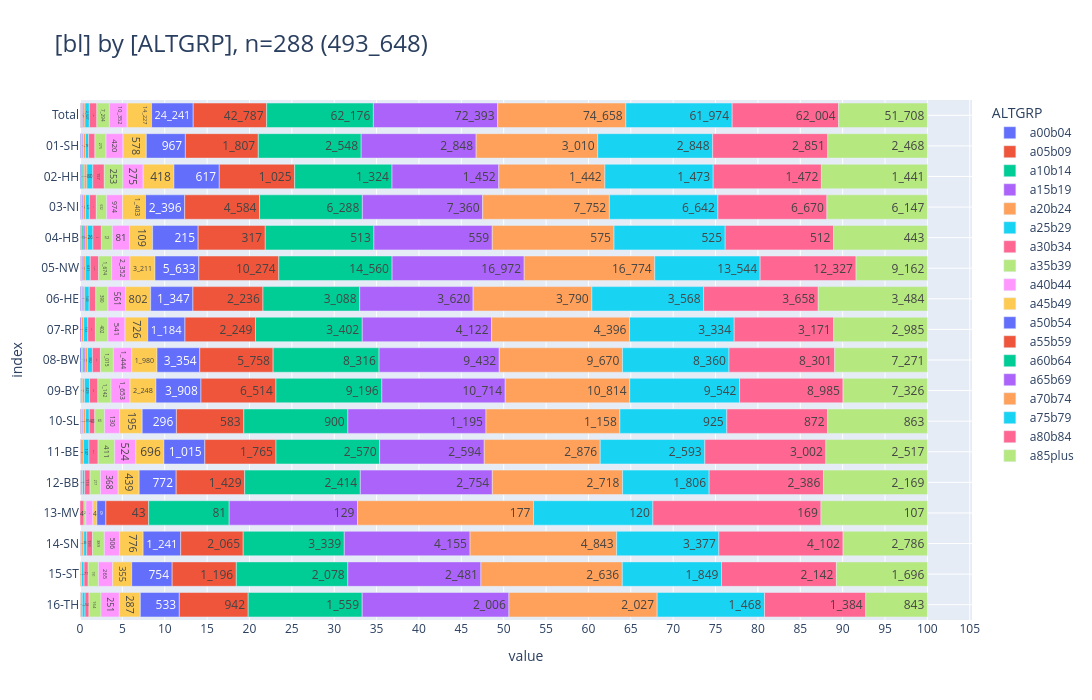

Source (notebook cell):
### Code cell
_alias='ALTGRP'
_df = (
    show_freqs(alias=_alias, incl_c44_and_d=False)
    .rename(columns={"kkr": "bl"})
    [["bl", "ALTGRP", "cnt"]]
)
_=pls.plot_stacked_bars(
    _df,
    orientation="h",
    normalize=False,
    relative=True,
    dropna=False,
    sort_values_index=False,
    show_total=True,
    height=700,
)

### Figure 1 — Plotly figure (JSON) as saved in the notebook; plotly's stock layout.template omitted (floating-point values rounded to 4 significant figures)
{"data": [{"hovertemplate": "col=a00b04<br>value=%{x}<br>index=%{y}<br>cnt_str=%{text}<extra></extra>", "legendgroup": "a00b04", "marker": {"color": "#636EFA", "pattern": {"shape": ""}}, "name": "a00b04", "orientation": "h", "showlegend": true, "text": ["393", "23", "14", "56", "3", "93", "30", "117", "41", "7", "4", "5"], "textposition": "auto", "type": "bar", "x": [393, 23, 14, 56, 3, 93, 30, 117, 41, 7, 4, 5], "xaxis": "x", "y": [" Total", "01-SH", "02-HH", "03-NI", "04-HB", "05-NW", "06-HE", "08-BW", "09-BY", "10-SL", "12-BB", "14-SN"], "yaxis": "y"}, {"hovertemplate": "col=a05b09<br>value=%{x}<br>index=%{y}<br>cnt_str=%{text}<extra></extra>", "legendgroup": "a05b09", "marker": {"color": "#EF553B", "pattern": {"shape": ""}}, "name": "a05b09", "orientation": "h", "showlegend": true, "text": ["233", "15", "14", "25", "5", "55", "17", "57", "28", "6", "2", "9"], "textposition": "auto", "type": "bar", "x": [233, 15, 14, 25, 5, 55, 17, 57, 28, 6, 2, 9], "xaxis": "x", "y": [" Total", "01-SH", "02-HH", "03-NI", "04-HB", "05-NW", "06-HE", "08-BW", "09-BY", "10-SL", "12-BB", "14-SN"], "yaxis": "y"}, {"hovertemplate": "col=a10b14<br>value=%{x}<br>index=%{y}<br>cnt_str=%{text}<extra></extra>", "legendgroup": "a10b14", "marker": {"color": "#00CC96", "pattern": {"shape": ""}}, "name": "a10b14", "orientation": "h", "showlegend": true, "text": ["304", "19", "15", "43", "7", "67", "20", "70", "43", "7", "1", "12"], "textposition": "auto", "type": "bar", "x": [304, 19, 15, 43, 7, 67, 20, 70, 43, 7, 1, 12], "xaxis": "x", "y": [" Total", "01-SH", "02-HH", "03-NI", "04-HB", "05-NW", "06-HE", "08-BW", "09-BY", "10-SL", "12-BB", "14-SN"], "yaxis": "y"}, {"hovertemplate": "col=a15b19<br>value=%{x}<br>index=%{y}<br>cnt_str=%{text}<extra></extra>", "legendgroup": "a15b19", "marker": {"color": "#AB63FA", "pattern": {"shape": ""}}, "name": "a15b19", "orientation": "h", "showlegend": true, "text": ["687", "30", "14", "72", "9", "163", "31", "45", "153", "89", "9", "17", "11", "32", "5", "7"], "textposition": "auto", "type": "bar", "x": [687, 30, 14, 72, 9, 163, 31, 45, 153, 89, 9, 17, 11, 32, 5, 7], "xaxis": "x", "y": [" Total", "01-SH", "02-HH", "03-NI", "04-HB", "05-NW", "06-HE", "07-RP", "08-BW", "09-BY", "10-SL", "11-BE", "12-BB", "14-SN", "15-ST", "16-TH"], "yaxis": "y"}, {"hovertemplate": "col=a20b24<br>value=%{x}<br>index=%{y}<br>cnt_str=%{text}<extra></extra>", "legendgroup": "a20b24", "marker": {"color": "#FFA15A", "pattern": {"shape": ""}}, "name": "a20b24", "orientation": "h", "showlegend": true, "text": ["1_305", "49", "37", "148", "11", "310", "52", "71", "196", "192", "20", "68", "35", "68", "24", "24"], "textposition": "auto", "type": "bar", "x": [1305, 49, 37, 148, 11, 310, 52, 71, 196, 192, 20, 68, 35, 68, 24, 24], "xaxis": "x", "y": [" Total", "01-SH", "02-HH", "03-NI", "04-HB", "05-NW", "06-HE", "07-RP", "08-BW", "09-BY", "10-SL", "11-BE", "12-BB", "14-SN", "15-ST", "16-TH"], "yaxis": "y"}, {"hovertemplate": "col=a25b29<br>value=%{x}<br>index=%{y}<br>cnt_str=%{text}<extra></extra>", "legendgroup": "a25b29", "marker": {"color": "#19D3F3", "pattern": {"shape": ""}}, "name": "a25b29", "orientation": "h", "showlegend": true, "text": ["2_527", "78", "80", "229", "26", "631", "143", "133", "382", "429", "31", "137", "45", "98", "47", "38"], "textposition": "auto", "type": "bar", "x": [2527, 78, 80, 229, 26, 631, 143, 133, 382, 429, 31, 137, 45, 98, 47, 38], "xaxis": "x", "y": [" Total", "01-SH", "02-HH", "03-NI", "04-HB", "05-NW", "06-HE", "07-RP", "08-BW", "09-BY", "10-SL", "11-BE", "12-BB", "14-SN", "15-ST", "16-TH"], "yaxis": "y"}, {"hovertemplate": "col=a30b34<br>value=%{x}<br>index=%{y}<br>cnt_str=%{text}<extra></extra>", "legendgroup": "a30b34", "marker": {"color": "#FF6692", "pattern": {"shape": ""}}, "name": "a30b34", "orientation": "h", "showlegend": true, "text": ["4_385", "156", "157", "427", "40", "1_078", "211", "242", "630", "730", "48", "227", "113", "4", "191", "77", "54"], "textposition": "auto", "type": "bar", "x": [4385, 156, 157, 427, 40, 1078, 211, 242, 630, 730, 48, 227, 113, 4, 191, 77, 54], "xaxis": "x", "y": [" Total", "01-SH", "02-HH", "03-NI", "04-HB", "05-NW", "06-HE", "07-RP", "08-BW", "09-BY", "10-SL", "11-BE", "12-BB", "13-MV", "14-SN", "15-ST", "16-TH"], "yaxis": "y"}, {"hovertemplate": "col=a35b39<br>value=%{x}<br>index=%{y}<br>cnt_str=%{text}<extra></extra>", "legendgroup": "a35b39", "marker": {"color": "#B6E880", "pattern": {"shape": ""}}, "name": "a35b39", "orientation": "h", "showlegend": true, "text": ["7_294", "275", "253", "632", "52", "1_674", "390", "402", "1_015", "1_142", "85", "411", "217", "2", "389", "191", "164"], "textposition": "auto", "type": "bar", "x": [7294, 275, 253, 632, 52, 1674, 390, 402, 1015, 1142, 85, 411, 217, 2, 389, 191, 164], "xaxis": "x", "y": [" Total", "01-SH", "02-HH", "03-NI", "04-HB", "05-NW", "06-HE", "07-RP", "08-BW", "09-BY", "10-SL", "11-BE", "12-BB", "13-MV", "14-SN", "15-ST", "16-TH"], "yaxis": "y"}, {"hovertemplate": "col=a40b44<br>value=%{x}<br>index=%{y}<br>cnt_str=%{text}<extra></extra>", "legendgroup": "a40b44", "marker": {"color": "#FF97FF", "pattern": {"shape": ""}}, "name": "a40b44", "orientation": "h", "showlegend": true, "text": ["10_352", "420", "275", "974", "81", "2_352", "561", "541", "1_444", "1_653", "130", "524", "368", "7", "506", "265", "251"], "textposition": "auto", "type": "bar", "x": [10352, 420, 275, 974, 81, 2352, 561, 541, 1444, 1653, 130, 524, 368, 7, 506, 265, 251], "xaxis": "x", "y": [" Total", "01-SH", "02-HH", "03-NI", "04-HB", "05-NW", "06-HE", "07-RP", "08-BW", "09-BY", "10-SL", "11-BE", "12-BB", "13-MV", "14-SN", "15-ST", "16-TH"], "yaxis": "y"}, {"hovertemplate": "col=a45b49<br>value=%{x}<br>index=%{y}<br>cnt_str=%{text}<extra></extra>", "legendgroup": "a45b49", "marker": {"color": "#FECB52", "pattern": {"shape": ""}}, "name": "a45b49", "orientation": "h", "showlegend": true, "text": ["14_227", "578", "418", "1_403", "109", "3_211", "802", "726", "1_980", "2_248", "195", "696", "439", "4", "776", "355", "287"], "textposition": "auto", "type": "bar", "x": [14227, 578, 418, 1403, 109, 3211, 802, 726, 1980, 2248, 195, 696, 439, 4, 776, 355, 287], "xaxis": "x", "y": [" Total", "01-SH", "02-HH", "03-NI", "04-HB", "05-NW", "06-HE", "07-RP", "08-BW", "09-BY", "10-SL", "11-BE", "12-BB", "13-MV", "14-SN", "15-ST", "16-TH"], "yaxis": "y"}, {"hovertemplate": "col=a50b54<br>value=%{x}<br>index=%{y}<br>cnt_str=%{text}<extra></extra>", "legendgroup": "a50b54", "marker": {"color": "#636EFA", "pattern": {"shape": ""}}, "name": "a50b54", "orientation": "h", "showlegend": true, "text": ["24_241", "967", "617", "2_396", "215", "5_633", "1_347", "1_184", "3_354", "3_908", "296", "1_015", "772", "9", "1_241", "754", "533"], "textposition": "auto", "type": "bar", "x": [24241, 967, 617, 2396, 215, 5633, 1347, 1184, 3354, 3908, 296, 1015, 772, 9, 1241, 754, 533], "xaxis": "x", "y": [" Total", "01-SH", "02-HH", "03-NI", "04-HB", "05-NW", "06-HE", "07-RP", "08-BW", "09-BY", "10-SL", "11-BE", "12-BB", "13-MV", "14-SN", "15-ST", "16-TH"], "yaxis": "y"}, {"hovertemplate": "col=a55b59<br>value=%{x}<br>index=%{y}<br>cnt_str=%{text}<extra></extra>", "legendgroup": "a55b59", "marker": {"color": "#EF553B", "pattern": {"shape": ""}}, "name": "a55b59", "orientation": "h", "showlegend": true, "text": ["42_787", "1_807", "1_025", "4_584", "317", "10_274", "2_236", "2_249", "5_758", "6_514", "583", "1_765", "1_429", "43", "2_065", "1_196", "942"], "textposition": "auto", "type": "bar", "x": [42787, 1807, 1025, 4584, 317, 10274, 2236, 2249, 5758, 6514, 583, 1765, 1429, 43, 2065, 1196, 942], "xaxis": "x", "y": [" Total", "01-SH", "02-HH", "03-NI", "04-HB", "05-NW", "06-HE", "07-RP", "08-BW", "09-BY", "10-SL", "11-BE", "12-BB", "13-MV", "14-SN", "15-ST", "16-TH"], "yaxis": "y"}, {"hovertemplate": "col=a60b64<br>value=%{x}<br>index=%{y}<br>cnt_str=%{text}<extra></extra>", "legendgroup": "a60b64", "marker": {"color": "#00CC96", "pattern": {"shape": ""}}, "name": "a60b64", "orientation": "h", "showlegend": true, "text": ["62_176", "2_548", "1_324", "6_288", "513", "14_560", "3_088", "3_402", "8_316", "9_196", "900", "2_570", "2_414", "81", "3_339", "2_078", "1_559"], "textposition": "auto", "type": "bar", "x": [62176, 2548, 1324, 6288, 513, 14560, 3088, 3402, 8316, 9196, 900, 2570, 2414, 81, 3339, 2078, 1559], "xaxis": "x", "y": [" Total", "01-SH", "02-HH", "03-NI", "04-HB", "05-NW", "06-HE", "07-RP", "08-BW", "09-BY", "10-SL", "11-BE", "12-BB", "13-MV", "14-SN", "15-ST", "16-TH"], "yaxis": "y"}, {"hovertemplate": "col=a65b69<br>value=%{x}<br>index=%{y}<br>cnt_str=%{text}<extra></extra>", "legendgroup": "a65b69", "marker": {"color": "#AB63FA", "pattern": {"shape": ""}}, "name": "a65b69", "orientation": "h", "showlegend": true, "text": ["72_393", "2_848", "1_452", "7_360", "559", "16_972", "3_620", "4_122", "9_432", "10_714", "1_195", "2_594", "2_754", "129", "4_155", "2_481", "2_006"], "textposition": "auto", "type": "bar", "x": [72393, 2848, 1452, 7360, 559, 16972, 3620, 4122, 9432, 10714, 1195, 2594, 2754, 129, 4155, 2481, 2006], "xaxis": "x", "y": [" Total", "01-SH", "02-HH", "03-NI", "04-HB", "05-NW", "06-HE", "07-RP", "08-BW", "09-BY", "10-SL", "11-BE", "12-BB", "13-MV", "14-SN", "15-ST", "16-TH"], "yaxis": "y"}, {"hovertemplate": "col=a70b74<br>value=%{x}<br>index=%{y}<br>cnt_str=%{text}<extra></extra>", "legendgroup": "a70b74", "marker": {"color": "#FFA15A", "pattern": {"shape": ""}}, "name": "a70b74", "orientation": "h", "showlegend": true, "text": ["74_658", "3_010", "1_442", "7_752", "575", "16_774", "3_790", "4_396", "9_670", "10_814", "1_158", "2_876", "2_718", "177", "4_843", "2_636", "2_027"], "textposition": "auto", "type": "bar", "x": [74658, 3010, 1442, 7752, 575, 16774, 3790, 4396, 9670, 10814, 1158, 2876, 2718, 177, 4843, 2636, 2027], "xaxis": "x", "y": [" Total", "01-SH", "02-HH", "03-NI", "04-HB", "05-NW", "06-HE", "07-RP", "08-BW", "09-BY", "10-SL", "11-BE", "12-BB", "13-MV", "14-SN", "15-ST", "16-TH"], "yaxis": "y"}, {"hovertemplate": "col=a75b79<br>value=%{x}<br>index=%{y}<br>cnt_str=%{text}<extra></extra>", "legendgroup": "a75b79", "marker": {"color": "#19D3F3", "pattern": {"shape": ""}}, "name": "a75b79", "orientation": "h", "showlegend": true, "text": ["61_974", "2_848", "1_473", "6_642", "525", "13_544", "3_568", "3_334", "8_360", "9_542", "925", "2_593", "1_806", "120", "3_377", "1_849", "1_468"], "textposition": "auto", "type": "bar", "x": [61974, 2848, 1473, 6642, 525, 13544, 3568, 3334, 8360, 9542, 925, 2593, 1806, 120, 3377, 1849, 1468], "xaxis": "x", "y": [" Total", "01-SH", "02-HH", "03-NI", "04-HB", "05-NW", "06-HE", "07-RP", "08-BW", "09-BY", "10-SL", "11-BE", "12-BB", "13-MV", "14-SN", "15-ST", "16-TH"], "yaxis": "y"}, {"hovertemplate": "col=a80b84<br>value=%{x}<br>index=%{y}<br>cnt_str=%{text}<extra></extra>", "legendgroup": "a80b84", "marker": {"color": "#FF6692", "pattern": {"shape": ""}}, "name": "a80b84", "orientation": "h", "showlegend": true, "text": ["62_004", "2_851", "1_472", "6_670", "512", "12_327", "3_658", "3_171", "8_301", "8_985", "872", "3_002", "2_386", "169", "4_102", "2_142", "1_384"], "textposition": "auto", "type": "bar", "x": [62004, 2851, 1472, 6670, 512, 12327, 3658, 3171, 8301, 8985, 872, 3002, 2386, 169, 4102, 2142, 1384], "xaxis": "x", "y": [" Total", "01-SH", "02-HH", "03-NI", "04-HB", "05-NW", "06-HE", "07-RP", "08-BW", "09-BY", "10-SL", "11-BE", "12-BB", "13-MV", "14-SN", "15-ST", "16-TH"], "yaxis": "y"}, {"hovertemplate": "col=a85plus<br>value=%{x}<br>index=%{y}<br>cnt_str=%{text}<extra></extra>", "legendgroup": "a85plus", "marker": {"color": "#B6E880", "pattern": {"shape": ""}}, "name": "a85plus", "orientation": "h", "showlegend": true, "text": ["51_708", "2_468", "1_441", "6_147", "443", "9_162", "3_484", "2_985", "7_271", "7_326", "863", "2_517", "2_169", "107", "2_786", "1_696", "843"], "textposition": "auto", "type": "bar", "x": [51708, 2468, 1441, 6147, 443, 9162, 3484, 2985, 7271, 7326, 863, 2517, 2169, 107, 2786, 1696, 843], "xaxis": "x", "y": [" Total", "01-SH", "02-HH", "03-NI", "04-HB", "05-NW", "06-HE", "07-RP", "08-BW", "09-BY", "10-SL", "11-BE", "12-BB", "13-MV", "14-SN", "15-ST", "16-TH"], "yaxis": "y"}], "layout": {"barmode": "relative", "barnorm": "percent", "height": 700, "legend": {"title": {"text": "ALTGRP"}, "tracegroupgap": 0, "traceorder": "normal"}, "title": {"font": {"size": 24}, "text": "[bl] by [ALTGRP], n=288 (493_648)", "xanchor": "left", "y": 0.95, "yanchor": "top"}, "width": 1600, "xaxis": {"anchor": "y", "domain": [0, 1], "dtick": 5, "gridwidth": 1, "showgrid": true, "title": {"text": "value"}}, "yaxis": {"anchor": "x", "categoryarray": ["16-TH", "15-ST", "14-SN", "13-MV", "12-BB", "11-BE", "10-SL", "09-BY", "08-BW", "07-RP", "06-HE", "05-NW", "04-HB", "03-NI", "02-HH", "01-SH", " Total"], "categoryorder": "array", "domain": [0, 1], "gridwidth": 1, "showgrid": true, "title": {"text": "index"}}}}
